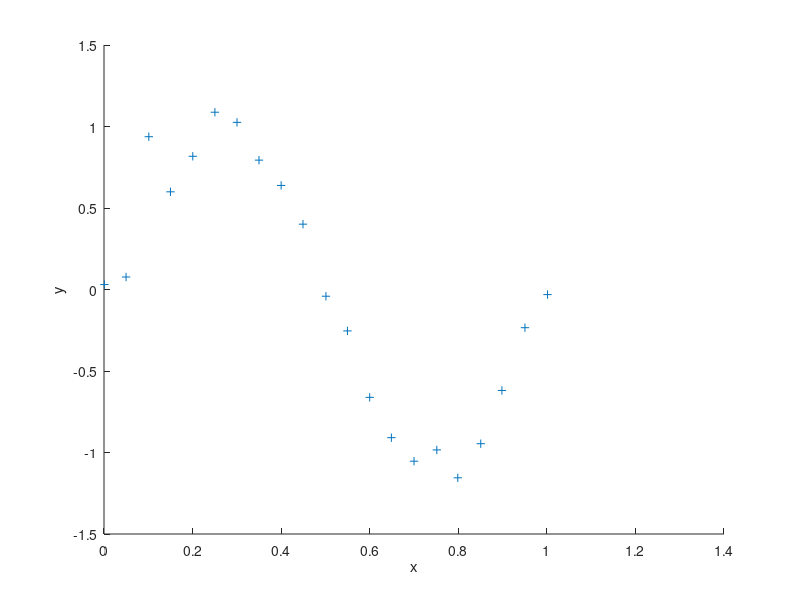

This chart was generated by the following MATLAB code: (Note: this script raises an error after producing the figure.)
%% Generate some random data
clearvars
clf

x_matrix = (0:0.05:1) + randn(1,21)*0.001;
x_matrix = x_matrix';
% x_matrix= [0.104876208155542;0.182617639638471;0.250174468413053;0.333769721387247;0.383203408868252;0.553668767772118;0.606996163929327;0.795384421908286;1.05650352742386;0.970373029144668];
% x_matrix = [0.159647362149247;0.108863063738743;0.132150723282020;0.321628483089092;0.649394676863718;0.652154524665157;0.591260336263522;0.933271723609033;0.815431646025134;0.996342818229817];
x_matrix = [0.000869528138096387;0.0497937504978302;0.101147236389465;0.150083074768201;0.200472195783510;0.250429324255031;0.300302125397144;0.350013141540285;0.399989025802214;0.449276663447137;0.501178387289419;0.549701937456157;0.599958217515006;0.648926617205165;0.700031311687550;0.751500224264257;0.798887467208279;0.850721176505681;0.898535293209997;0.950536052303514;1.00153804876904];

y = sin(2*pi .* x_matrix) + randn(21,1)*0.2;
% y = [0.806620067646877;1.00930145769205;1.27009857457890;0.863355678856253;0.649853059775330;-0.361113723861702;-0.866262866147843;-0.553117667295003;0.0622135239397272;-0.209876183076949];
% y = [0.702783618313878;0.629320688247004;0.601044283720058;0.751954389267647;-0.955289576581552;-0.410031842867234;-0.943676508245586;-0.202468819169958;-1.00932731392046;0.0872537100360546];
y =[0.0302786649353048;0.0767636017959244;0.937376639963559;0.599316971822375;0.817374995291669;1.08761844186300;1.02547969081149;0.793620271004800;0.638459012960436;0.400820751484652;-0.0411787403801558;-0.254096327360869;-0.661672533729863;-0.909068524860618;-1.05330789263268;-0.984165935022226;-1.15519307062026;-0.946050980280817;-0.619306461668225;-0.234286813905780;-0.0312462545635758];

hold on
% plot this random data
scatter(x_matrix,y,'+');

xlabel('x')
ylabel('y')

%% Define hyper parameters - for testing only
sigma_f = 0.9;
l = 0.1;
sigma_n = 0.4;

%% Optimize hyper-params
% [par, fval, flag] = fminsearch(@(mypar)to_max(mypar(1), mypar(2), mypar(3), y , x_matrix), [0.5 0.2 0.2] )
[par, fval, flag] = fminunc(@(mypar)to_max(mypar(1), mypar(2), mypar(3), y , x_matrix), [0.5 0.2 0.2] )
 
if flag ~= 1
    warning("fminsearch was not happy")
    flag
end 

if round(par(1),1) == 0 || round(par(2),1) == 0 || round(par(3),1) == 0
    warning("A hyper-parameter is zero! Bad fit")
end

sigma_f = par(1);
l = par(2);
sigma_n = par(3);

%% Validate over many points
j = 0;
for l = [par(2) 0.12:0.02:0.4]  
    k_cap = calc_k_cap(x_matrix, sigma_f,l, sigma_n);

    i = 1;
    for x_star = 0:0.01:1.2
        x_stars(i) = x_star;

        % setup covariance matrix stuff
        k_star      = calc_k_star(x_star, x_matrix, sigma_f,l, sigma_n);
        k_star_star = calc_covar_ij(x_star, x_star, sigma_f,l, sigma_n);

        % Estimate y
        y_star(i) = k_star * inv(k_cap) * y;

        % Estimate variance
        var_y_star(i) = k_star_star - (k_star * inv(k_cap) * transpose(k_star));
        if var_y_star(i) < 0.0000
            var_y_star(i) =0; % otherwise -0.0000 causes errors with sqrt()
        end

        i = i+1;
    end

    % plot Stdev band
    figure(1)
    subplot(4,4,j+1)
    hold on
    if j == 0
        str = sprintf('Optimum l: %g,\n \\sigma_n: %g, \\sigma_f: %g', l, sigma_n,sigma_f);
        title(str)
    else
        str = sprintf("l: %g", l);
        title(str) 
    end
    
    fill([x_stars, fliplr(x_stars)],...
         [y_star+sqrt(var_y_star), fliplr(y_star-sqrt(var_y_star))],...
         [1 1 0.8],...
         'EdgeColor','none')
    plot(x_stars, y_star+sqrt(var_y_star), 'Color',[ 1 0.8 0.2] )
    plot(x_stars, y_star-sqrt(var_y_star), 'Color',[ 1 0.8 0.2] )

    % plot predictions from gp
    plot(x_stars,y_star, 'k') 

    % plot actual input data
    scatter(x_matrix,y,'+','b');

    % plot actual sine wave (no noise)
    plot((0:0.01:1), sin(2*pi .* (0:0.01:1)), 'r')

    hold off
    j = j +1;
end

%% %%%%%%%%%%%%%%%%%%%%%%%%%%%%%%%%%%%%%%%%%%%%%%%%%%%%%%%%%%%%%%%%%%%%%%%%%%%%
%--------------------------- FUNCTIONS ---------------------------------------%
%%%%%%%%%%%%%%%%%%%%%%%%%%%%%%%%%%%%%%%%%%%%%%%%%%%%%%%%%%%%%%%%%%%%%%%%%%%%%%%

 function val = to_max(sigma_f, l, sigma_n, y, x_matrix)
%     sigma_f
%     l
%     sigma_n
    k_cap = calc_k_cap(x_matrix, sigma_f, l, sigma_n);
    
    part1 = -0.5 * y' * pinv(k_cap) * y;
    part2 = -0.5 * log(det(k_cap)); % NB, |K| means det(K), not abs(K) or norm(K)
    part3 = -0.5 * length(y)*log(2*pi);
    neg_val = part1 + part2 + part3;
    val = - neg_val; % because trying to find max with a min search

%     [n, ~] = size(k_cap);
%     R = chol(k_cap); % K = R'*R
%     y';
%     % Calculate the log determinant of the covariance matrix
%     logdet_K = sum(2*log(R(1:n+1:end)));
% 
% 
%     % Calculate the log likelihood
%     alpha = R \ (R' \ y);
% %     val = 0.5*mean(sum(y'.*alpha, 1)) + 0.5*logdet_K + 0.5*n*log(2*pi);
%     val = (0.5* y' * (R' * R)\y )+ 0.5*logdet_K + 0.5*n*log(2*pi);

 end
 
% Define covariance function, k:
function k = calc_covar_ij(x,x_prime,sigma_f,l, sigma_n)
    if x == x_prime
        kron_delta_func = 1;
    else
        kron_delta_func = 0;
    end
    k = (sigma_f^2 * exp( (-(x - x_prime)^2)/ (2*(l^2)) )) + ((sigma_n^2)*kron_delta_func);
end

function k_cap = calc_k_cap(x_matrix, sigma_f,l, sigma_n)
    size_x = length(x_matrix);
    k_cap = zeros(size_x,size_x);
    for i = 1:size_x 
        for j = 1:size_x
            k_cap(i,j) = calc_covar_ij(x_matrix(i),x_matrix(j), sigma_f,l, sigma_n);
            
        end
    end
    k_cap;
end

function k_star = calc_k_star(x_star, x_matrix, sigma_f,l, sigma_n)
    size_x = length(x_matrix);
    k_star = zeros(1,size_x);
    for i = 1:size_x
        k_star(i) = calc_covar_ij(x_star, x_matrix(i), sigma_f,l, sigma_n);
    end
end



